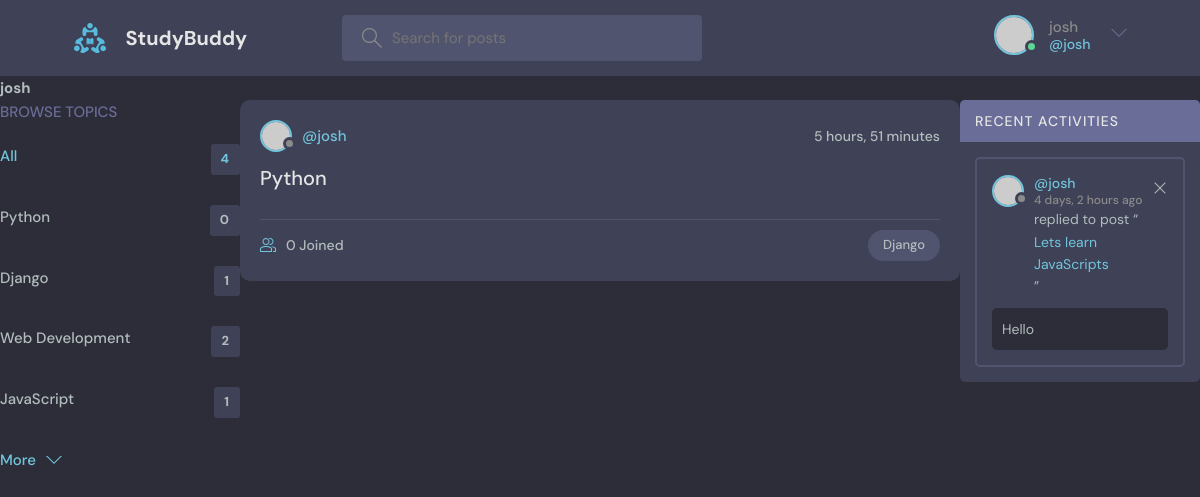
Page /profile/2/ (signed in) on the earlier database version.
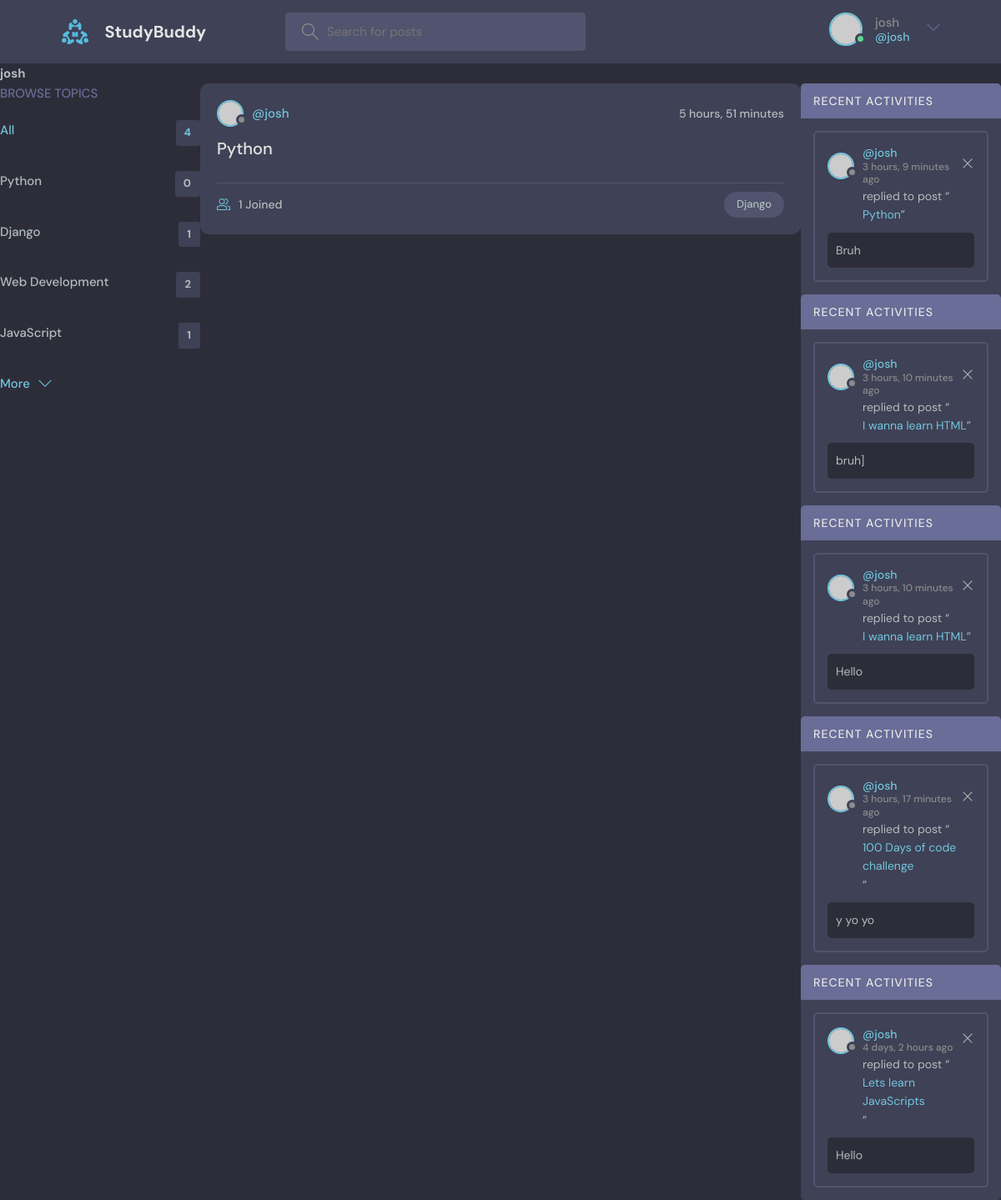
Same page on the later database version.
### base/models.py (models this page shows, shortened)
class Topic(models.Model):
    name = models.CharField(max_length = 200)

class Room(models.Model):
    host =  models.ForeignKey(User, on_delete = models.SET_NULL, null = True)
    topic = models.ForeignKey(Topic, on_delete = models.SET_NULL, null = True)
    name = models.CharField(max_length=200) #Allows different names
    description = models.TextField(null = True, blank = True) #Blank page for decription
    participants = models.ManyToManyField(User, related_name = 'participants', blank = True )
    updated = models.DateTimeField(auto_now = True) # Shows time
    created = models.DateTimeField(auto_now_add = True) #shows time of creation
    class Meta:
        ordering = ['-updated', '-created']
    def __str__(self):
        return self.name

class Message(models.Model):
    user = models.ForeignKey(User, on_delete = models.CASCADE) #A for Users relationship with Room class that deletes all the childern
    room = models.ForeignKey(Room, on_delete = models.CASCADE) #A for room relationship with Room class that deletes all the childern
    body = models.TextField()
    updated = models.DateTimeField(auto_now = True) # Shows time
    created = models.DateTimeField(auto_now_add = True) #shows time of creation
    class Meta:
        ordering = ['-updated', '-created']

### base/views.py (the view)
# urls.py: path('profile/<str:pk>/', views.userProfile, name = "user-profile"), #Path to user profile
def userProfile(request, pk):
    user = User.objects.get(id =pk)
    rooms = user.room_set.all()
    room_messages = user.message_set.all()
    topics = Topic.objects.all()
    context = {'user' : user, 'rooms' : rooms,  'room_messages' :  room_messages, 'topics' : topics}
    return render(request, 'base/profile.html', context)

### base/templates/base/profile.html (shortened to what this page needs)
{% extends 'main.html' %}
{% block content %}
<h1>{{user.username}}</h1>
<div class = "profile-container">
    <div>
        {% include 'base/topics_component.html' %}
    </div>
    <div>
        {% include 'base/feed_component.html' %}
    </div>
    <div>
        {% include 'base/activity_component.html' %}
    </div>
</div>
{% endblock content %}

### base/templates/base/topics_component.html
<div class="topics">
    <div class="topics__header">
      <h2>Browse Topics</h2>
    </div>
    <ul class="topics__list">
      <li>
        <a href="{% url 'home' %}" class="active">All <span>{{topics.count}}</span></a>
      </li>
      {% for topic in topics %}
      <li>
        <a href="{% url 'home' %}?q={{topic.name}}">{{topic.name}} <span>{{topic.room_set.all.count}}</span></a>
      </li>
      {% endfor %}
    </ul>
    <a class="btn btn--link" href="topics.html">
      More
      <svg version="1.1" xmlns="http://www.w3.org/2000/svg" width="32" height="32" viewBox="0 0 32 32">
        <title>chevron-down</title>
        <path d="M16 21l-13-13h-3l16 16 16-16h-3l-13 13z"></path>
      </svg>
    </a>
  </div>

### base/templates/base/feed_component.html (shortened to what this page needs)
{% for room in rooms%}
<div class="roomListRoom">
    <div class="roomListRoom__header">
      <a href="{% url 'user-profile' room.host.id %}" class="roomListRoom__author">
        <div class="avatar avatar--small">
          <img src="https://randomuser.me/api/portraits/women/11.jpg" />
        </div>
        <span>@{{room.host.username}}</span>
      </a>
      <div class="roomListRoom__actions">
        <span>{{room.created|timesince}}</span>
      </div>
    </div>
    <div class="roomListRoom__content">
      <a href="{% url 'room' room.id %}">{{room.name}}</a>
    </div>
    <div class="roomListRoom__meta">
      <a href="{% url 'room' room.id %}" class="roomListRoom__joined">
        {{room.participants.all.count}} Joined
      </a>
      <p class="roomListRoom__topic">{{room.topic.name}}</p>
    </div>
  </div>
{% endfor %}

### base/templates/base/activity_component.html
{% for message in room_messages %}
<div class="activities">
    <div class="activities__header">
      <h2>Recent Activities</h2>
    </div>
    <div class="activities__box">
      <div class="activities__boxHeader roomListRoom__header">
        <a href="{% url 'user-profile' message.user.id %}" class="roomListRoom__author">
          <div class="avatar avatar--small">
            <img src="https://randomuser.me/api/portraits/women/11.jpg" />
          </div>
          <p>
            @{{message.user}}
            <span>{{message.created | timesince}} ago</span>
          </p>
        </a>
        {% if request.user == message.user %}
        <div class="roomListRoom__actions">
          <a href="{% url 'delete-message' message.id%}">
            <svg version="1.1" xmlns="http://www.w3.org/2000/svg" width="32" height="32" viewBox="0 0 32 32">
              <title>remove</title>
              <path
                d="M27.314 6.019l-1.333-1.333-9.98 9.981-9.981-9.981-1.333 1.333 9.981 9.981-9.981 9.98 1.333 1.333 9.981-9.98 9.98 9.98 1.333-1.333-9.98-9.98 9.98-9.981z"
              ></path>
            </svg>
          </a>
        </div>
        {% endif %}
      </div>
      <div class="activities__boxContent">
        <p>replied to post “<a href="{% url 'room' message.room.id %}">{{message.room}}</a>”</p>
        <div class="activities__boxRoomContent">
          {{message.body}}
        </div>
      </div>
    </div>
    {% endfor %}
</div>

Differences in the rows shown:
computed for Room "Python": participants.all.count "0" → "1"
added Message: user "josh", created "3 hours, 9 minutes", room "Python", body "Bruh"
added Message: user "josh", created "3 hours, 10 minutes", room "I wanna learn HTML", body "bruh]"
added Message: user "josh", created "3 hours, 10 minutes", room "I wanna learn HTML", body "Hello"
added Message: user "josh", created "3 hours, 17 minutes", room "100 Days of code challenge", body "y yo yo"
